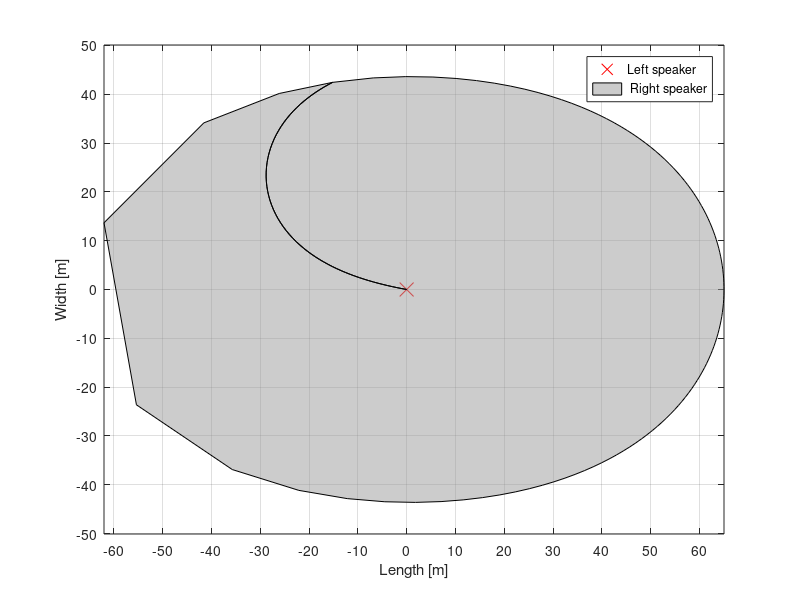

Recreate this plot in MATLAB.


clear 
v = 20;
wind = pi/2;
c_r = 343;
step = 65;
speaker_dis = 20;

front = [0; 1];
ray = [0; 0];


for  g=1:1:121
clear d;
clear p;
clear e;
clear phi;
clear a;
clear w;
clear theta;
clear a_direction;
clear t_r;
clear dis_r
clear leng_r

[x, y] = pol2cart(deg2rad(-80+(g-1)*3), 1);
a_direction(:,1) = [y; x];
a_direction(:,1) = 1/norm(a_direction(:,1),2)*a_direction(:,1);
leng_r(1) = norm(a_direction(:,1),2);

ray(:,1,g) = [0; 0];


theta(1) = sign(a_direction(1,1))*acos((a_direction(:,1)'*front)/(norm(a_direction(:,1))*1)); %asin((dis)/(1));
for i=1:step
    
d(:,i) = [v*(1/(c_r+v*sin(theta(i))))*sin(wind); v*(1/(c_r+v*sin(theta(i))))*cos(wind)]; 
p(:,i) = (d(:,i)'*(-a_direction(:,i)))/norm(a_direction(:,i))^2 * (-a_direction(:,i));
e(:,i) = d(:,i)-p(:,i);
phi(i) = asin(norm(e(:,i)));
a(:,i) = a_direction(:,i)*cos(phi(i));
w(:,i) = a(:,i)+e(:,i);
theta(i+1) = sign(w(1,i))*acos(((w(:,i)'*front)) / (norm(w(:,i))*norm(front)));
a_direction(:,i+1) = w(:,i);

leng_r(i+1) = norm(w(:,i),2);
ray(:,i+1,g) = ray(:,i,g)+w(:,i);
dis_r(:,i) = ((w(:,i)'*front)/(norm(front)^2))*(front); 
t_r(:,i) = (1/(c_r+v*sin(theta(i))))*sin(wind);

    if   sum(t_r) >= 0.190
        %break
    end
end

time(g) = sum(t_r);

distan(g) = sum(leng_r);

end


area = [ray(1,:,1); ray(2,:,1)]'
for i=1:g
     for j=1:100
         if ray(1,end-j+1,i) == 0;
             k=1;
         else
            area = [area; ray(1,end-j+1,i) ray(2,end-j+1,i)];
             break
         end
     end
end
area = [area; flip(ray(1,:,end))' flip(ray(2,:,end))']




plot(0, 0,'x','MarkerSize',10,'color',[1 0 0])
hold on
%plot(0+speaker_dis/2, 0,'x','MarkerSize',10,'color',[1 0 0])
%hold on
f = fill(area(:,1), area(:,2), [0.6 0.6 0.6]);
set(f,'facealpha',.5)

%h = fill(area(:,1)+speaker_dis/2, area(:,2), [0.6 0.6 0.6]);
%set(h,'facealpha',.5)


%grid minor
set(gca,'xtick',[-140:10:140])
set(gca,'ytick',[-140:10:140])

xlabel('Length [m]')
ylabel('Width [m]')

legend('Left speaker',' Right speaker','Speaker coverage area')

grid on

axis equal
